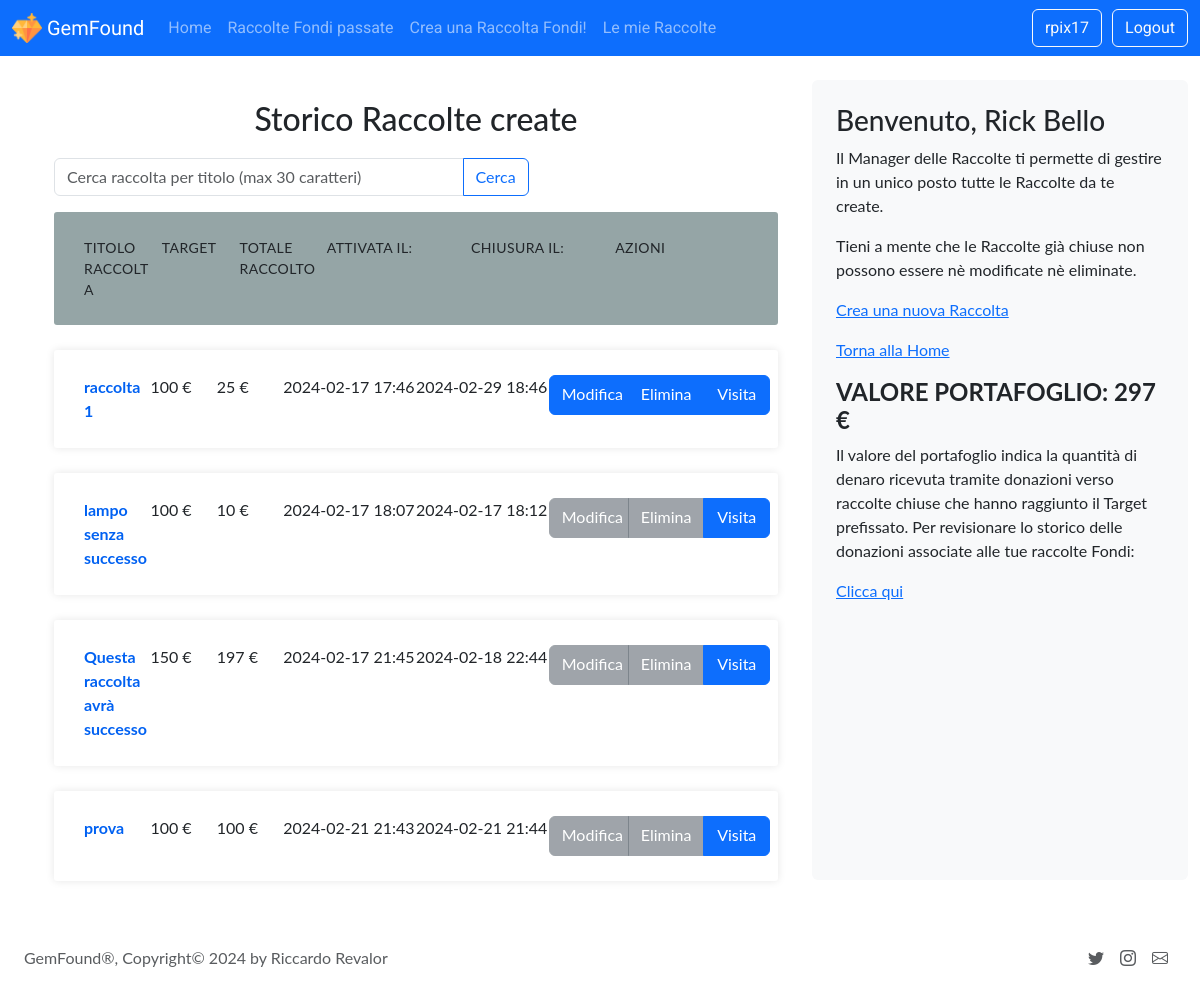
The app's page /mieraccolte (signed in) with its own data.
### tables this page shows
CREATE TABLE "Utenti" (
	"UserNickName"	TEXT NOT NULL UNIQUE,
	"UserID"	INTEGER NOT NULL UNIQUE,
	"Password"	TEXT NOT NULL,
	"UserMail"	TEXT NOT NULL UNIQUE,
	"Nome"	TEXT NOT NULL,
	"Cognome"	TEXT NOT NULL,
	"Ptf"	INTEGER NOT NULL DEFAULT 0,
	PRIMARY KEY("UserID" AUTOINCREMENT)
);

CREATE TABLE "Raccolte" (
	"RacID"	INTEGER NOT NULL UNIQUE,
	"UserID"	INTEGER NOT NULL,
	"Successo"	NUMERIC NOT NULL,
	"Open"	NUMERIC NOT NULL DEFAULT 1,
	"TotaleRaccolto"	INTEGER NOT NULL DEFAULT 0,
	"Target"	INTEGER NOT NULL,
	"Title"	TEXT NOT NULL,
	"Description"	TEXT NOT NULL,
	"ActivationDate"	TEXT NOT NULL,
	"ActivationTime"	TEXT NOT NULL,
	"CloseDate"	TEXT NOT NULL,
	"CloseTime"	TEXT NOT NULL,
	"Min"	INTEGER NOT NULL,
	"Max"	INTEGER NOT NULL,
	"Type"	NUMERIC NOT NULL DEFAULT 0,
	"Img"	TEXT DEFAULT 0,
	PRIMARY KEY("RacID" AUTOINCREMENT)
);

### app.py (the view)
@app.route('/mieraccolte')
@login_required
def mieraccolte():
  racs = rac_dao.getRacsByUserID(current_user.id)
  if len(racs) == 0:
    flash('Non hai ancora creato nessuna Raccolta Fondi!')
    return redirect(url_for('index'))
  for rac in racs: checkRacOpen(rac) #aggiorna raccolte e in caso aggiorna ptf
  ptfValue = user_dao.user_GetPtf(current_user.id) # prendi il valore del ptf dell'utente aggiornato dopo aver fatto il check
  return render_template('mieraccolte.html', raccolte=racs, ptfValue=ptfValue['Ptf'], ricerca=False, keyword='')

### app.py (called while the page is built)
def updatePtf(rac):
  ptfOld = user_dao.user_GetPtf(rac['UserID'])
  if not ptfOld: return False
  ptfOld = int(ptfOld['Ptf'])
  money = int(rac['TotaleRaccolto'])
  if money >= int(rac['Target']):
    ptfNew = ptfOld + money
    if ptfNew > ptfOld: user_dao.user_SetPtf(rac['UserID'], ptfNew)
  return True

@login_manager.user_loader
def load_user(user_id):
  db_user = user_dao.get_user_by_id(user_id)
  utente = User(UserID=db_user['UserID'],
  Nome=db_user['Nome'],
  Cognome=db_user['Cognome'],
  UserMail=db_user['UserMail'],
  Password=db_user['Password'],
  UserNickName=db_user['UserNickName'],
  Ptf=db_user['Ptf'])
  return utente

### rac_dao.py (called while the page is built)
def getRacsByUserID(id):
    connection = sqlite3.connect(db)
    connection.row_factory = sqlite3.Row
    cursor = connection.cursor()
    racs = cursor.execute('SELECT * FROM Raccolte WHERE UserID = ?', (id,)).fetchall()
    cursor.close()
    connection.close()
    return racs

def RacSetState(id, state):
    result = False
    sql = 'UPDATE Raccolte SET Open = ? WHERE RacID = ?'
    connection = sqlite3.connect(db)
    connection.row_factory = sqlite3.Row
    cursor = connection.cursor()
    try:
        cursor.execute(sql, (state, id))
        connection.commit()
        result = True
    except Exception as e:
        print('Error', str(e))
        connection.rollback()
        result = False
    cursor.close()
    connection.close()
    return result

### user_dao.py (called while the page is built)
def get_user_by_id(id):
    conn = sqlite3.connect(db)
    conn.row_factory = sqlite3.Row
    cursor = conn.cursor()
    sql = 'SELECT * FROM Utenti WHERE UserID = ?'
    cursor.execute(sql, (id,))
    user = cursor.fetchone()
    cursor.close()
    conn.close()
    return user

def user_GetPtf(id):
    conn = sqlite3.connect(db)
    conn.row_factory = sqlite3.Row
    cursor = conn.cursor()
    sql = 'SELECT Ptf FROM Utenti WHERE UserID = ?'
    cursor.execute(sql, (id,))
    ptf = cursor.fetchone()
    cursor.close()
    conn.close()
    return ptf #ritorna il ptf dell'utente

### templates/mieraccolte.html (shortened to what this page needs)
{% extends "base.html" %}
{% block content %}
<link href="{{ url_for('static', filename='tablestyle.css') }}" rel="stylesheet">
<div class="row">
<main class="col-lg-8 col-12">
<div class="container">
    <ul class="responsive-table">
      {% if ricerca %}
      <h2>Ricerca per: {{keyword |e}}</h2>
      {% else %}
      <h2>Storico Raccolte create</h2>
      {% endif %}
      {% if not ricerca %}
      <div class="row">
        <div class="col-lg-8 col-12">
            <form action="{{ url_for('search_raccolte')}}" method="GET">
                <div class="input-group mb-3">
                    <input type="text" class="form-control" placeholder="Cerca raccolta per titolo (max 30 caratteri)" name="ricercaRaccolta" required maxlength="30">
                    <button class="btn btn-outline-primary" type="submit">Cerca</button>
                </div>
            </form>
        </div>
      </div>
      {% else %}
      <div class="row">
          <div class="col-lg-8 col-12">
            <a href="{{ url_for('mieraccolte')}}"  class="btn btn-outline-primary">Torna indietro</a>
          </div>
      </div>
      {% endif %}
      <li class="table-header">
        <div class="col col-1">Titolo Raccolta</div>
        <div class="col col-2">Target</div>
        <div class="col col-3">Totale Raccolto</div>
        <div class="col col-4">Attivata il:</div>
        <div class="col col-4">Chiusura il:</div>
        <div class="col col-4">Azioni</div>
      </li>
      {% for raccolta in raccolte %}
      <li class="table-row">
        <div class="col col-1 boldtext" data-label="Titolo Raccolta">{{ raccolta.Title |e }}</div>
        <div class="col col-2" data-label="Target">{{ raccolta.Target |e }} &euro;</div>
        <div class="col col-3" data-label="Totale Raccolto">{{ raccolta.TotaleRaccolto |e }} &euro;</div>
        <div class="col col-4" data-label="Attivazione">{{ raccolta.ActivationDate ~' '~ raccolta.ActivationTime |e }}</div>
        <div class="col col-4" data-label="Chiusura">{{ raccolta.CloseDate ~' '~ raccolta.CloseTime |e }}</div>
        <div class="btn-group col col-4">
            {% if raccolta.Open == 1 %}
            <a href="/modificaraccolta/{{ raccolta.RacID }}" class="fixedb btn btn-primary" aria-current="page">Modifica</a>
            <a href="/deleteraccolta/{{raccolta.RacID}}" class="fixedb btn btn-primary">Elimina</a>
            {% else %}
            <a href="#" class="fixedb btn btn-secondary disabled" aria-current="page">Modifica</a>
            <a href="#" class="fixedb btn btn-secondary disabled" aria-current="page">Elimina</a>
            {% endif %}
            <a href="/raccolta/{{raccolta.RacID}}" class="fixedb btn btn-primary">Visita</a>
          </div>
      </li>
    {% endfor %}
    </ul>
  </div>
</main>
<aside class="col-lg-4 col-12">
 <div class="p-4 mb-3 bg-light rounded">
    <h3>Benvenuto, {{ current_user.name  ~' '~ current_user.surname |e }}</h3>
  <p>Il Manager delle Raccolte ti permette di gestire in un unico posto tutte le Raccolte da te create.</p>
  <p>Tieni a mente che le Raccolte gi&agrave; chiuse non possono essere n&egrave; modificate n&egrave; eliminate.</p>
  <p><a href="{{ url_for('newraccolta') }}">Crea una nuova Raccolta</a></p>
  <p><a href="{{ url_for('index') }}">Torna alla Home</a></p>
  <h4><strong>VALORE PORTAFOGLIO: {{ ptfValue |e}} &euro;</strong></h4>
  <p>Il valore del portafoglio indica la quantit&agrave; di denaro ricevuta tramite donazioni verso raccolte chiuse che hanno raggiunto il Target prefissato. Per revisionare lo storico delle donazioni associate alle tue raccolte Fondi:</p>
  <p><a href="/account/{{ current_user.id |e }}">Clicca qui</a></p>
</div>
</aside>
{% endblock %}

### templates/base.html (shortened to what this page needs)
<!DOCTYPE html>
<html lang="it">
  <head>
    <link href="https://cdn.jsdelivr.net/npm/bootstrap@5.3.2/dist/css/bootstrap.min.css" rel="stylesheet">
    <link rel="stylesheet" href="https://cdn.jsdelivr.net/npm/bootstrap-icons@1.10.2/font/bootstrap-icons.css">
    <link rel="stylesheet" href="{{ url_for('static', filename='style.css') }}">
  </head>
  <body>
    <header>
      <nav class="navbar fixed-top navbar-dark navbar-expand-lg bg-primary" id="barra-navigazione">
        <div class="container-fluid">
          <a class="navbar-brand protest-riot-regular">
            <img src="{{ url_for('static', filename='premium.png') }}" alt="Logo" width="30" height="30" class="d-inline-block align-top" />
            GemFound
        </a>
          <div class="collapse navbar-collapse" id="navbarSupportedContent">
            <ul class="navbar-nav me-auto mb-2 mb-lg-0">
              <li class="nav-item">
                <a class="nav-link testo" aria-current="page" href="/">Home</a>
              </li>
              <li class="nav-item">
                <a class="nav-link testo" href="{{ url_for('raccoltepassate') }}">Raccolte Fondi passate</a>
              </li>
              {% if current_user.is_authenticated %}
              <li class="nav-item">
                <a class="nav-link testo" href="{{ url_for('newraccolta') }}">Crea una Raccolta Fondi!</a>
              </li>
              <li class="nav-item">
                <a class="nav-link testo" href="{{ url_for('mieraccolte') }}">Le mie Raccolte</a>
              </li>
              {% endif %}
            </ul>
            {% if current_user.is_authenticated %}
            <a href="/account/{{ current_user.id |e }}" class="btn btn-outline-light testo" title="AccountInfo">{{ current_user.nickname |e }}</a>
            <a href="{{ url_for('logout') }}" class="btn btn-outline-light testo" title="Logout">Logout</a>
            {% endif %}
          </div>
        </div>
      </nav>
    </header>
    <div class="container-fluid under-nav">
      {%block content %}{% endblock %}
    </div>
    <div class="container-fluid">
      <footer class="d-flex flex-wrap justify-content-between align-items-center py-3 my-4 me-2">
        <div class="col-md-4 d-flex align-items-center">
          <span class="mb-3 mb-md-0 text-muted">GemFound&#174;, Copyright&#169; 2024 by Riccardo Revalor</span>
        </div>
        <ul class="nav col-md-4 justify-content-end list-unstyled d-flex">
          <li class="ms-3"><a class="text-muted" href="#"><i class="bi bi-twitter"></i></a></li>
          <li class="ms-3"><a class="text-muted" href="#"><i class="bi bi-instagram"></i></a></li>
          <li class="ms-3"><a class="text-muted" href="#"><i class="bi bi-envelope"></i></a></li>
        </ul>
      </footer>
    </div>
  </body>
</html>

### static/style.css (style rules this page uses)
.under-nav { margin-top: 80px; max-width: 100%; }
.testo { font-family: 'Roboto', system-ui, Arial, sans-serif; }
.protest-riot-regular { font-family: "Protest Riot", 'Roboto', system-ui, Arial, sans-serif; font-weight: 400; font-style: normal; }

### static/tablestyle.css (style rules this page uses)
body { font-family: 'lato', Arial, sans-serif; }
.container { max-width: 100%; margin-left: auto; margin-right: auto; padding-left: 10px; padding-right: 10px; }
.p-4.mb-3.bg-light.rounded { min-height: 100vh; }
.fixedb { width: 80px !important; height: 40px !important; }
.boldtext { font-weight: bold; color: #0061f2; }

### records on screen
Utenti: nickname "rpix17", Nome+Cognome "Rick Bello", Ptf "297"
Raccolte: Title "raccolta 1", Target "100", TotaleRaccolto "25", ActivationDate+ActivationTime "2024-02-17 17:46", CloseDate+CloseTime "2024-02-29 18:46"
Raccolte: Title "lampo senza successo", Target "100", TotaleRaccolto "10", ActivationDate+ActivationTime "2024-02-17 18:07", CloseDate+CloseTime "2024-02-17 18:12", Open "Modifica"
Raccolte: Title "Questa raccolta avrà successo", Target "150", TotaleRaccolto "197", ActivationDate+ActivationTime "2024-02-17 21:45", CloseDate+CloseTime "2024-02-18 22:44", Open "Modifica"
Raccolte: Title "prova", Target "100", TotaleRaccolto "100", ActivationDate+ActivationTime "2024-02-21 21:43", CloseDate+CloseTime "2024-02-21 21:44", Open "Modifica"
